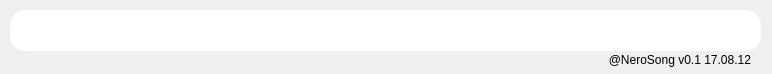
<?xml version="1.0" encoding="UTF-8"?>
<ui version="4.0">
 <class>Form</class>
 <widget class="QWidget" name="Form">
  <property name="windowModality">
   <enum>Qt::NonModal</enum>
  </property>
  <property name="geometry">
   <rect>
    <x>0</x>
    <y>0</y>
    <width>772</width>
    <height>74</height>
   </rect>
  </property>
  <property name="windowTitle">
   <string>Form</string>
  </property>
  <property name="styleSheet">
   <string notr="true">QWidget{
border-radius:15px
}</string>
  </property>
  <widget class="QLabel" name="label">
   <property name="geometry">
    <rect>
     <x>360</x>
     <y>50</y>
     <width>391</width>
     <height>20</height>
    </rect>
   </property>
   <property name="text">
    <string>@NeroSong v0.1 17.08.12</string>
   </property>
   <property name="alignment">
    <set>Qt::AlignRight|Qt::AlignTrailing|Qt::AlignVCenter</set>
   </property>
  </widget>
  <widget class="QLineEdit" name="lineEdit">
   <property name="geometry">
    <rect>
     <x>10</x>
     <y>10</y>
     <width>751</width>
     <height>41</height>
    </rect>
   </property>
   <property name="font">
    <font>
     <family>微软雅黑</family>
     <pointsize>14</pointsize>
    </font>
   </property>
   <property name="styleSheet">
    <string notr="true">QLineEdit{border-radius:15px}</string>
   </property>
  </widget>
 </widget>
 <resources/>
 <connections/>
</ui>
